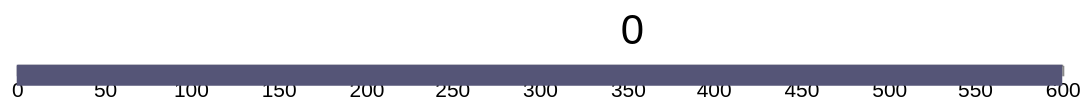

Specify this chart in Vega-Lite:
### Vega specification from a JSON file in a GitHub repository (floating-point values rounded to 4 significant figures)
{"$schema": "https://vega.github.io/schema/vega/v5.json", "description": "A timeline visualization with a custom range from 0 to 600.", "width": 500, "height": 20, "padding": 5, "signals": [{"name": "count", "value": 0, "on": [{"events": "rect:dblclick", "update": "count + 1"}]}, {"name": "brushX", "value": 0, "on": [{"events": "rect:mousedown", "update": "[x(), x()]"}, {"events": "[rect:mousedown, window:mouseup] > window:mousemove", "update": "[brushX[0], clamp(x(), 0, width)]"}]}], "data": [{"name": "timeLine", "values": [{"label": "interval", "enter": 0, "leave": 600}]}], "scales": [{"name": "xscale", "type": "linear", "range": "width", "round": true, "domain": [0, 600]}], "axes": [{"orient": "bottom", "scale": "xscale", "format": "d"}], "marks": [{"type": "rect", "from": {"data": "timeLine"}, "encode": {"enter": {"x": {"scale": "xscale", "field": "enter"}, "x2": {"scale": "xscale", "field": "leave"}, "y": {"value": 20}, "height": {"value": 10}, "fill": {"value": "#557"}}}}, {"type": "rect", "name": "brush", "encode": {"enter": {"fill": {"value": "transparent"}}, "update": {"x": {"signal": "brushX[0]"}, "x2": {"signal": "brushX[1]"}}}}, {"type": "rect", "encode": {"enter": {"fill": {"value": "#eee"}}, "update": {"x": {"signal": "brushX[0]"}, "x2": {"signal": "brushX[1]"}}}}, {"type": "text", "encode": {"update": {"x": {"value": 300}, "y": {"value": 10}, "fill": {"value": "black"}, "fontSize": {"value": 20}, "align": {"value": "right"}, "text": {"signal": "count"}}}}]}
